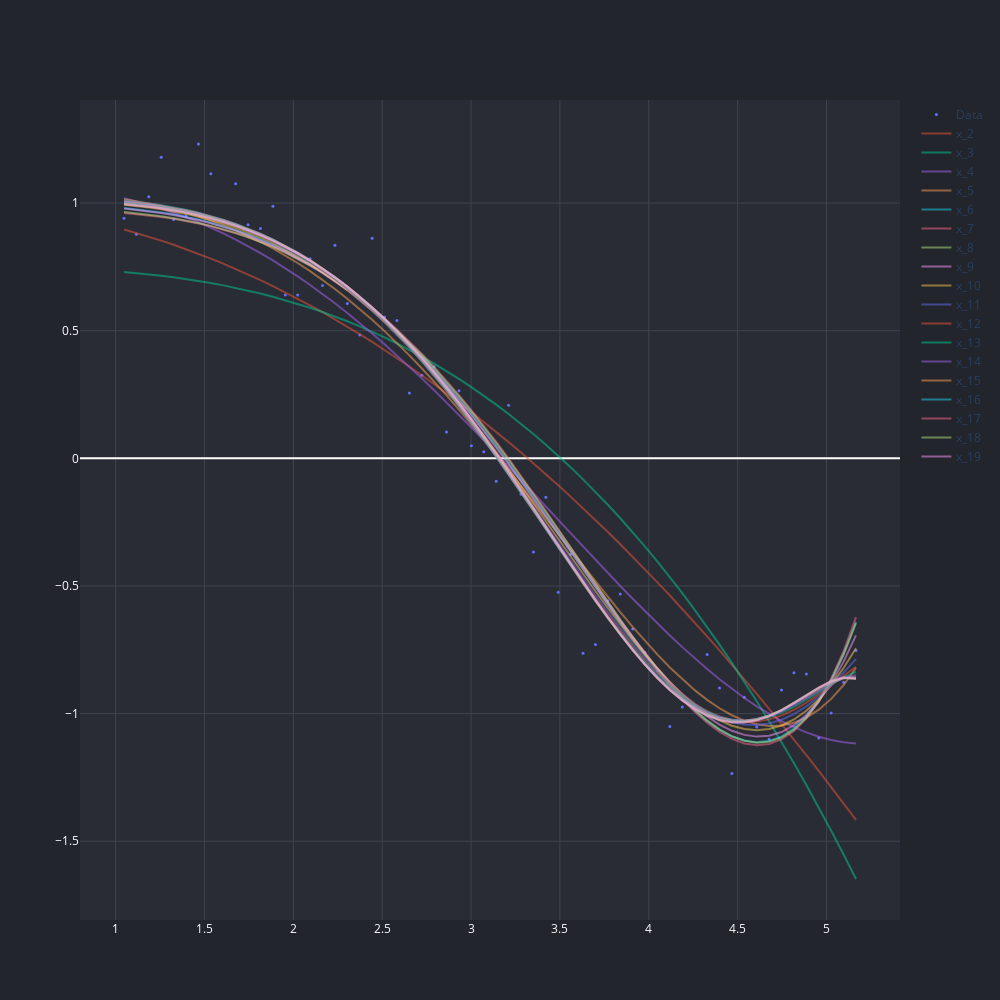

Notebook source saved alongside this figure:
### Code cell
def linear_regression(df, power):

    linreg = linear_model.Lasso(alpha=0.4)

    predictors = ['x']

    if power >=2:
        predictors.extend(['x_%d'%i for i in range(2,power+1)])

    linreg.fit(df[predictors], df['y'])

    plot = go.Scatter(
        x=df.x, 
        y=linreg.predict(df[predictors]), 
        mode ='lines',
        opacity = 0.5,
        name = 'x_%d'%power,
        marker=dict(
            size=3,
            )
        )


    #Return the result in pre-defined format
    rss = sum((linreg.predict(df[predictors])-df.y)**2)
    ret = [rss]
    ret.extend([linreg.intercept_])
    ret.extend(linreg.coef_)

    return plot, ret

data = []

data.append(
    go.Scatter(
        x=df.x, 
        y=df.y, 
        mode ='markers',
        name = 'Data',
        marker=dict(
            size=3,
            )
        )
)

#Initialize a dataframe to store the results:
col = ['rss','intercept'] + ['coef_x_%d'%i for i in range(1,20)]
ind = ['model_pow_%d'%i for i in range(1,20)]
coef_matrix_ridge = pd.DataFrame(index=ind, columns=col)

for i in range(2,20):
    plot, res = linear_regression(df, i)
    data.append(plot)
    coef_matrix_ridge.iloc[i-1,0:i+2] = res



fig = go.Figure(data=data)

render(fig, 1000,1000)
fig.show()
